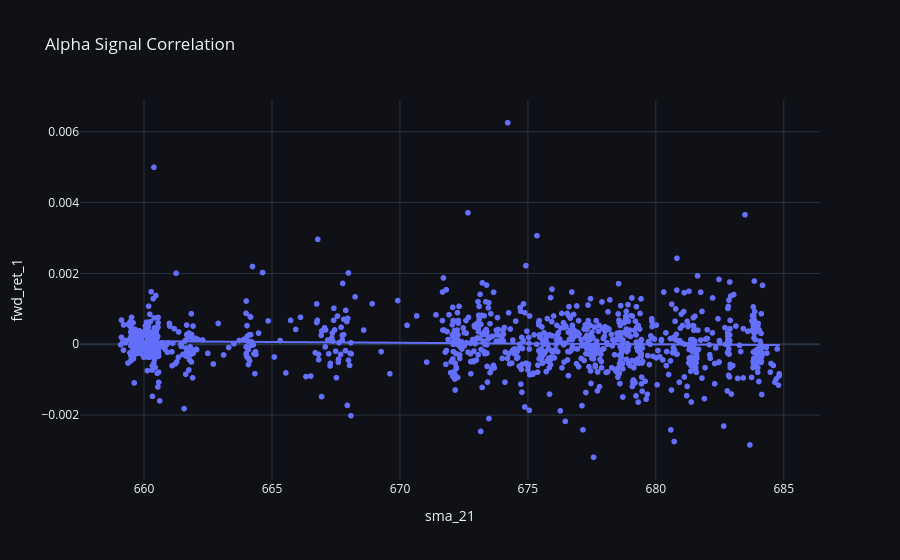

This figure's notebook cell:
### Markdown cell above
## 📊 Alpha Projection
Check basic correlation with forward returns.

### Code cell
df = session.run_alpha_score(df)
fig_scat = px.scatter(df.to_pandas(), x="sma_21", y="fwd_ret_1", trendline="ols", title="Alpha Signal Correlation")
fig_scat.update_layout(**PLOTLY_DARK)
fig_scat.show()

### Figure 1 — Plotly figure (JSON) as saved in the notebook; plotly's stock layout.template omitted (floating-point values rounded to 4 significant figures; data arrays with more than 128 entries replaced by an {"elided": "..."} marker saying what was removed)
{"data": [{"hovertemplate": "sma_21=%{x}<br>fwd_ret_1=%{y}<extra></extra>", "legendgroup": "", "marker": {"color": "#636efa", "symbol": "circle"}, "mode": "markers", "name": "", "showlegend": false, "type": "scattergl", "x": {"elided": "1104 float values"}, "xaxis": "x", "y": {"elided": "1104 float values"}, "yaxis": "y"}, {"hovertemplate": "<b>OLS trendline</b><br>fwd_ret_1 = -4.38781e-06 * sma_21 + 0.00298232<br>R<sup>2</sup>=0.002420<br><br>sma_21=%{x}<br>fwd_ret_1=%{y} <b>(trend)</b><extra></extra>", "legendgroup": "", "marker": {"color": "#636efa", "symbol": "circle"}, "mode": "lines", "name": "", "showlegend": false, "type": "scattergl", "x": {"elided": "1083 float values"}, "xaxis": "x", "y": {"elided": "1083 float values"}, "yaxis": "y"}], "layout": {"legend": {"tracegroupgap": 0}, "paper_bgcolor": "#0f1117", "plot_bgcolor": "#0f1117", "title": {"text": "Alpha Signal Correlation"}, "xaxis": {"anchor": "y", "domain": [0, 1], "title": {"text": "sma_21"}}, "yaxis": {"anchor": "x", "domain": [0, 1], "title": {"text": "fwd_ret_1"}}}}
